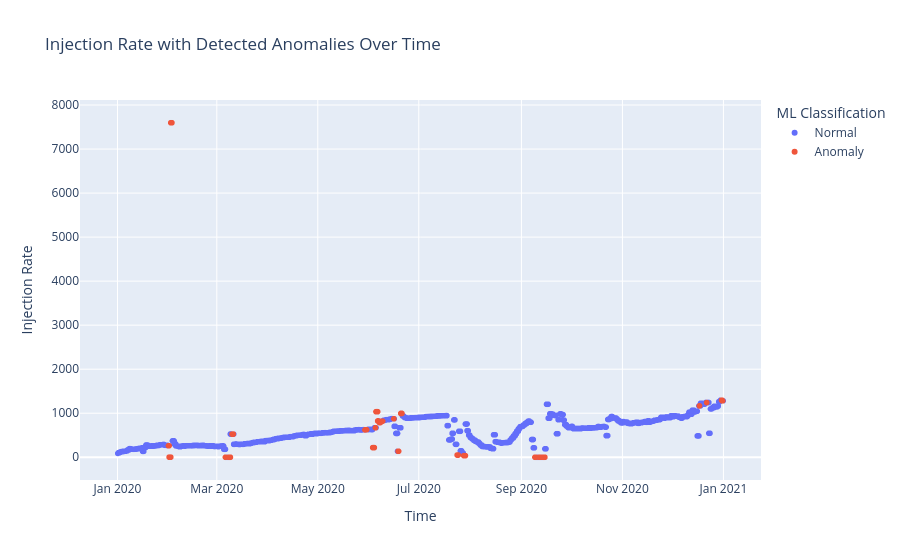

Write notebook code for a chart like this one.
### Code cell
fig = px.scatter(
    df,
    x='Time',
    y='Injection_Rate',
    color='Status',
    title='Injection Rate with Detected Anomalies Over Time',
    labels={
        'Time': 'Time',
        'Injection_Rate': 'Injection Rate',
        'Status': 'ML Classification'
    },
    hover_data=[
        'Injection_Pressure',
        'Anomaly_Score'
    ]
)

fig.show()
